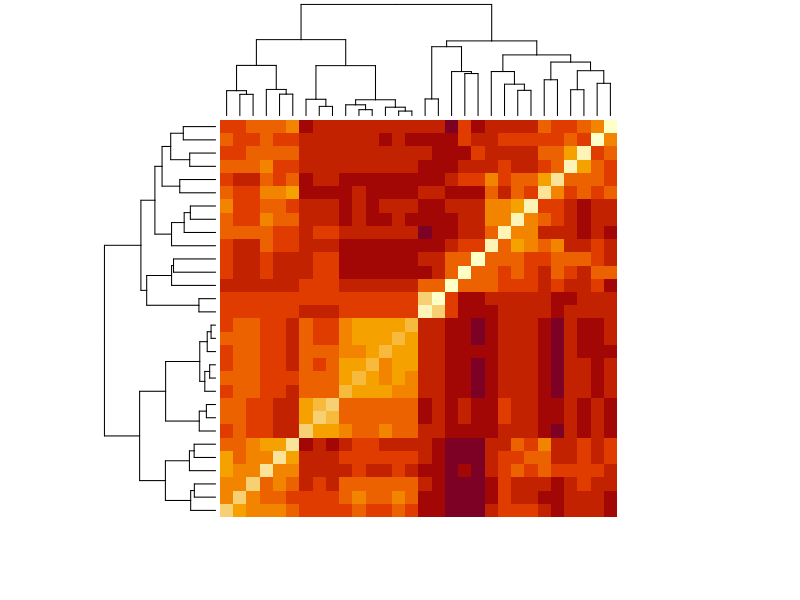
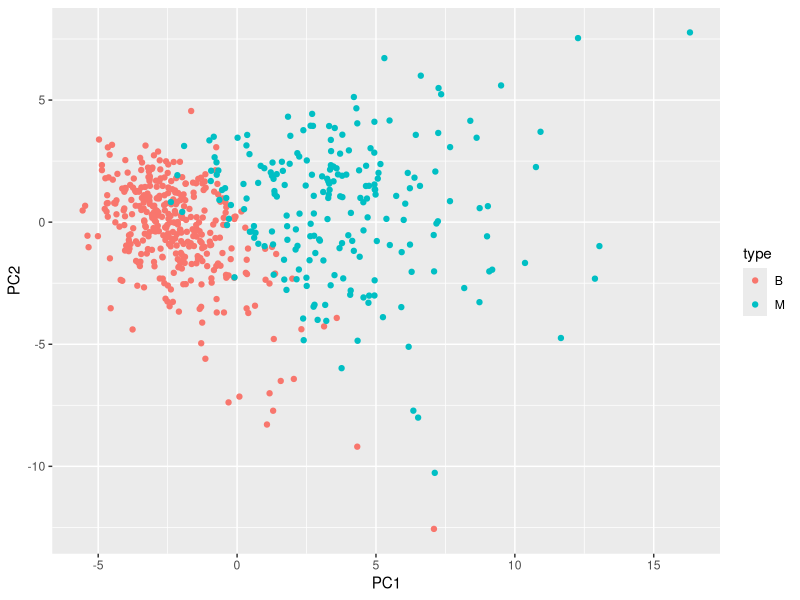
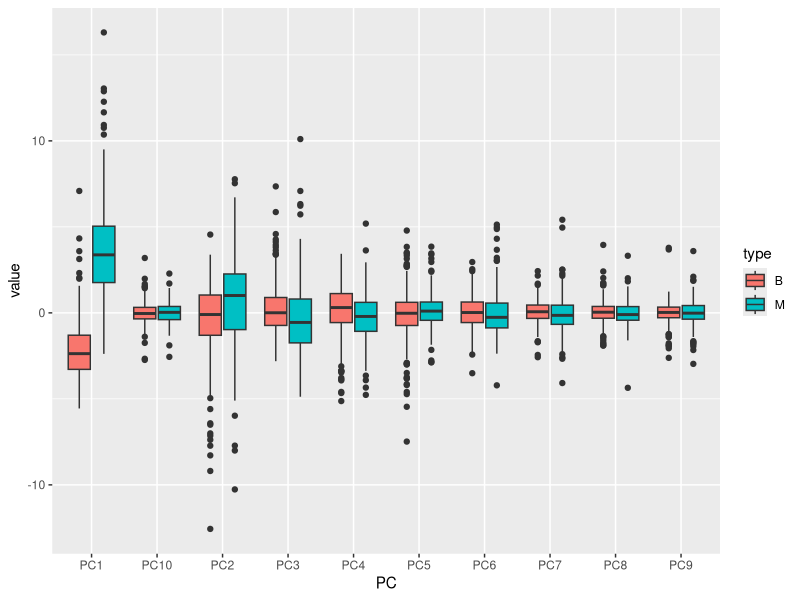

Reproduce these figures in R, in order. (Note: this script raises an error after producing the figures.)
## ML Breast Cancer Project

## Packages/Settings
options(digits = 3)
library(matrixStats)
library(tidyverse)
library(caret)
library(dslabs)
data(brca)

brca$x

### Dimensions and Properties

dim(brca$x) # 569 Samples with 30 Predictors

mean(brca$y == 'M') # 37.3 percent of the samples are malignant

which.max(colMeans(brca$x)) # Predictor 24 has the highest mean

which.min(colSds(brca$x)) # Predictor 20 has the lowest standard deviation

### Scaling the Matrix

x <- sweep(brca$x, 2, colMeans(brca$x))
scale <- sweep(x, 2, colSds(brca$x), FUN = '/')

sd(scale[,1]) # First predictor has standard deviation 1 after scaling

median(scale[,1]) # First predictor median value is -0.215 after scaling

### Distance

distance <- dist(scale)
sample1B <- as.matrix(distance)[1, brca$y == 'B']
mean(sample1B[2:length(sample1B)])
# Average distance between first benign sample and other benign samples is 4.41

sample1M <- as.matrix(distance)[1, brca$y == 'M']
mean(sample1M)
# Average distance between first malignant sample and other malignant samples is 7.12

### Heatmap of features
features <- dist(t(scale))
heatmap(as.matrix(features), labRow = NA, labCol = NA)


### Hierarchal Clustering
hc <- hclust(features)
groups <- cutree(hc, k = 5)
split(names(groups), groups)

### PCA Analysis
pca <- prcomp(scale)
summary(pca)
# First feature explains 44.3% of variance
# At least 7 features are required to explain 90% variance

### PCA Visualization
data.frame(pca$x[,1:2], type = brca$y) %>%
  ggplot(aes(PC1, PC2, color = type)) +
  geom_point()
# Malignant tumors tend to have larger values of PC1 than benign tumors

### PCA Boxplot
data.frame(pca$x[,1:10], type = brca$y) %>%
  gather(key = "PC", value = "value", -type) %>%
  ggplot(aes(PC, value, fill = type)) +
  geom_boxplot()
# Only PC1 is significant different by tumor type

### Training and Test Sets
set.seed(1)
test_index <- createDataPartition(brca$y, times = 1, p = 0.2, list = FALSE)
test_x <- scale[test_index,]
test_y <- brca$y[test_index]
train_x <- scale[-test_index,]
train_y <- brca$y[-test_index]

mean(train_y=='B') # 62.8% of the training set is benign
mean(test_y=='B') # 62.6% of the test set is bening

### K-means Clustering
predict_kmeans <- function(x, k) {
  centers <- k$centers    # extract cluster centers
  # calculate distance to cluster centers
  distances <- sapply(1:nrow(x), function(i){
    apply(centers, 1, function(y) dist(rbind(x[i,], y)))
  })
  max.col(-t(distances))  # select cluster with min distance to center
}

set.seed(3) 
k <- kmeans(train_x, centers = 2)
kmeans <- ifelse(predict_kmeans(test_x, k) == 1, "B", "M")
mean(kmeans_preds == test_y) # Accuracy of 92.2% with K-means clustering

### K-means Clustering Sensitivity
table(kmeans_preds, test_y)
sensitivity(factor(kmeans_preds), test_y, positive = "B") # 98.6% were correctly identified
sensitivity(factor(kmeans_preds), test_y, positive = "M") # 81.4% were correctly identified
# Our model is more accurate when identifying benign tumors

### Log Regression Model
set.seed(1)
glm <- train(train_x, train_y, method = 'glm')
glmpredicts <- predict(glm, test_x)
mean(glmpredicts == test_y) # Log Regression model has an accuracy of 95.7%

### LDA and QDA Models
set.seed(1)
lda <- train(train_x, train_y, method = 'lda')
ldapredicts <- predict(lda, test_x)
mean(ldapredicts == test_y) # LDA model has 99.1% accuracy

set.seed(1)
qda <- train(train_x, train_y, method = 'qda')
qdapredicts <- predict(qda, test_x)
mean(qdapredicts == test_y) # QDA model has 95.7% accuracy

### Loess Model
set.seed(5)
loessm <- train(train_x, train_y, method = 'gamLoess')
loessmpredicts <- predict(loessm, test_x)
mean(loessmpredicts == test_y) # Loess model has 98.3% accuracy

### KNN Model
set.seed(7)
knn <- train(train_x, train_y, method = 'knn', tuneGrid = data.frame(k = seq(3,21,2)))
knnpredicts <- predict(knn, test_x)
knn$bestTune # Model shows best value of k is 21 out of our range
mean(knnpredicts == test_y) # KNN model has 94.8% accuracy

### Random Forest Model
set.seed(9)
rf <- train(train_x, train_y, method = 'rf', 
            tuneGrid = data.frame(mtry = c(3, 5, 7, 9)),
            importance = TRUE)
rfpredicts <- predict(rf, test_x)
rf$bestTune # Best value of mtry is 3 from our range of values
mean(rfpredicts == test_y) # RF model has 94.8% accuracy
varImp(rf) # area_worst variable has highest importance in model

### Create Ensemble
ensemble <- cbind(glm = glmpredicts == "B", 
                  lda = ldapredicts == "B", 
                  qda = qdapredicts == "B", 
                  loess = loessmpredicts == "B", 
                  rf = rfpredicts == "B", 
                  knn = knnpredicts == "B", 
                  kmeans = kmeans == "B")
predicts <- ifelse(rowMeans(ensemble) > 0.5, 'B', 'M')
mean(predicts == test_y) # Ensemble model has 98.3% accuracy

### Which model in Ensemble has highest accuracy
models <- c('kmeans', 'glmpredicts', 'ldapredicts', 'qdapredicts', 
            'loessmpredicts', 'knnpredicts', 'rfpredicts')
pred <- as.data.frame(sapply(1:7, function(x){
  as.factor(get(models[x]))}))
names(pred) <- models
acc <- colMeans(as.matrix(pred)==test_y)
acc # LDA model has the highest accuracy
